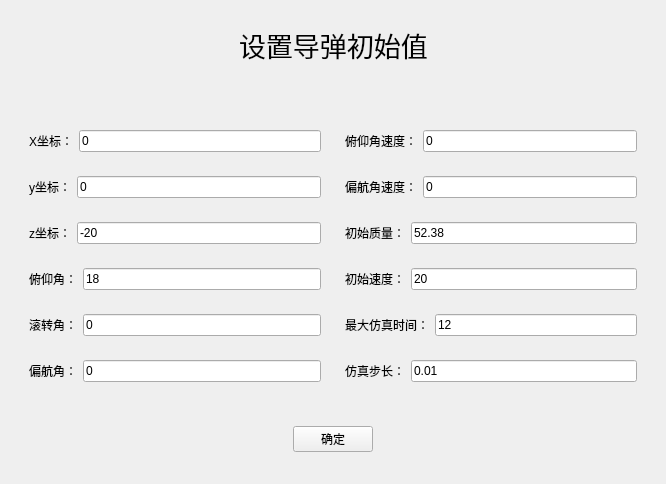
<?xml version="1.0" encoding="UTF-8"?>
<ui version="4.0">
 <class>SetInitData</class>
 <widget class="QWidget" name="SetInitData">
  <property name="geometry">
   <rect>
    <x>0</x>
    <y>0</y>
    <width>666</width>
    <height>484</height>
   </rect>
  </property>
  <property name="windowTitle">
   <string>Form</string>
  </property>
  <layout class="QGridLayout" name="gridLayout_2">
   <item row="3" column="0">
    <widget class="QWidget" name="widget_15" native="true">
     <layout class="QHBoxLayout" name="horizontalLayout_14">
      <item>
       <spacer name="horizontalSpacer_3">
        <property name="orientation">
         <enum>Qt::Horizontal</enum>
        </property>
        <property name="sizeHint" stdset="0">
         <size>
          <width>40</width>
          <height>20</height>
         </size>
        </property>
       </spacer>
      </item>
      <item>
       <widget class="QPushButton" name="pushButton">
        <property name="text">
         <string>确定</string>
        </property>
       </widget>
      </item>
      <item>
       <spacer name="horizontalSpacer_4">
        <property name="orientation">
         <enum>Qt::Horizontal</enum>
        </property>
        <property name="sizeHint" stdset="0">
         <size>
          <width>40</width>
          <height>20</height>
         </size>
        </property>
       </spacer>
      </item>
     </layout>
    </widget>
   </item>
   <item row="0" column="0">
    <widget class="QWidget" name="widget_14" native="true">
     <layout class="QHBoxLayout" name="horizontalLayout_13">
      <item>
       <spacer name="horizontalSpacer">
        <property name="orientation">
         <enum>Qt::Horizontal</enum>
        </property>
        <property name="sizeHint" stdset="0">
         <size>
          <width>40</width>
          <height>20</height>
         </size>
        </property>
       </spacer>
      </item>
      <item>
       <widget class="QLabel" name="label">
        <property name="sizePolicy">
         <sizepolicy hsizetype="Preferred" vsizetype="Preferred">
          <horstretch>0</horstretch>
          <verstretch>0</verstretch>
         </sizepolicy>
        </property>
        <property name="font">
         <font>
          <pointsize>20</pointsize>
         </font>
        </property>
        <property name="text">
         <string>设置导弹初始值</string>
        </property>
       </widget>
      </item>
      <item>
       <spacer name="horizontalSpacer_2">
        <property name="orientation">
         <enum>Qt::Horizontal</enum>
        </property>
        <property name="sizeHint" stdset="0">
         <size>
          <width>40</width>
          <height>20</height>
         </size>
        </property>
       </spacer>
      </item>
     </layout>
    </widget>
   </item>
   <item row="1" column="0">
    <spacer name="verticalSpacer">
     <property name="orientation">
      <enum>Qt::Vertical</enum>
     </property>
     <property name="sizeType">
      <enum>QSizePolicy::Fixed</enum>
     </property>
     <property name="sizeHint" stdset="0">
      <size>
       <width>20</width>
       <height>28</height>
      </size>
     </property>
    </spacer>
   </item>
   <item row="2" column="0">
    <widget class="QWidget" name="widget_13" native="true">
     <layout class="QGridLayout" name="gridLayout">
      <item row="0" column="0">
       <widget class="QWidget" name="widget_4" native="true">
        <layout class="QHBoxLayout" name="horizontalLayout_4">
         <item>
          <widget class="QLabel" name="label_5">
           <property name="text">
            <string>X坐标：</string>
           </property>
          </widget>
         </item>
         <item>
          <widget class="QLineEdit" name="lineEdit_4">
           <property name="text">
            <string>0</string>
           </property>
          </widget>
         </item>
        </layout>
       </widget>
      </item>
      <item row="0" column="1">
       <widget class="QWidget" name="widget_6" native="true">
        <layout class="QHBoxLayout" name="horizontalLayout_6">
         <item>
          <widget class="QLabel" name="label_7">
           <property name="text">
            <string>俯仰角速度：</string>
           </property>
          </widget>
         </item>
         <item>
          <widget class="QLineEdit" name="lineEdit_6">
           <property name="text">
            <string>0</string>
           </property>
          </widget>
         </item>
        </layout>
       </widget>
      </item>
      <item row="1" column="0">
       <widget class="QWidget" name="widget" native="true">
        <layout class="QHBoxLayout" name="horizontalLayout">
         <item>
          <widget class="QLabel" name="label_2">
           <property name="text">
            <string>y坐标：</string>
           </property>
          </widget>
         </item>
         <item>
          <widget class="QLineEdit" name="lineEdit">
           <property name="text">
            <string>0</string>
           </property>
          </widget>
         </item>
        </layout>
       </widget>
      </item>
      <item row="1" column="1">
       <widget class="QWidget" name="widget_5" native="true">
        <layout class="QHBoxLayout" name="horizontalLayout_5">
         <item>
          <widget class="QLabel" name="label_6">
           <property name="text">
            <string>偏航角速度：</string>
           </property>
          </widget>
         </item>
         <item>
          <widget class="QLineEdit" name="lineEdit_5">
           <property name="text">
            <string>0</string>
           </property>
          </widget>
         </item>
        </layout>
       </widget>
      </item>
      <item row="2" column="0">
       <widget class="QWidget" name="widget_3" native="true">
        <layout class="QHBoxLayout" name="horizontalLayout_3">
         <item>
          <widget class="QLabel" name="label_4">
           <property name="text">
            <string>z坐标：</string>
           </property>
          </widget>
         </item>
         <item>
          <widget class="QLineEdit" name="lineEdit_3">
           <property name="text">
            <string>-20</string>
           </property>
          </widget>
         </item>
        </layout>
       </widget>
      </item>
      <item row="2" column="1">
       <widget class="QWidget" name="widget_8" native="true">
        <layout class="QHBoxLayout" name="horizontalLayout_8">
         <item>
          <widget class="QLabel" name="label_9">
           <property name="text">
            <string>初始质量：</string>
           </property>
          </widget>
         </item>
         <item>
          <widget class="QLineEdit" name="lineEdit_8">
           <property name="text">
            <string>52.38</string>
           </property>
          </widget>
         </item>
        </layout>
       </widget>
      </item>
      <item row="3" column="0">
       <widget class="QWidget" name="widget_2" native="true">
        <layout class="QHBoxLayout" name="horizontalLayout_2">
         <item>
          <widget class="QLabel" name="label_3">
           <property name="text">
            <string>俯仰角：</string>
           </property>
          </widget>
         </item>
         <item>
          <widget class="QLineEdit" name="lineEdit_2">
           <property name="text">
            <string>18</string>
           </property>
          </widget>
         </item>
        </layout>
       </widget>
      </item>
      <item row="3" column="1">
       <widget class="QWidget" name="widget_11" native="true">
        <layout class="QHBoxLayout" name="horizontalLayout_11">
         <item>
          <widget class="QLabel" name="label_12">
           <property name="text">
            <string>初始速度：</string>
           </property>
          </widget>
         </item>
         <item>
          <widget class="QLineEdit" name="lineEdit_11">
           <property name="text">
            <string>20</string>
           </property>
          </widget>
         </item>
        </layout>
       </widget>
      </item>
      <item row="4" column="0">
       <widget class="QWidget" name="widget_10" native="true">
        <layout class="QHBoxLayout" name="horizontalLayout_10">
         <item>
          <widget class="QLabel" name="label_11">
           <property name="text">
            <string>滚转角：</string>
           </property>
          </widget>
         </item>
         <item>
          <widget class="QLineEdit" name="lineEdit_10">
           <property name="text">
            <string>0</string>
           </property>
          </widget>
         </item>
        </layout>
       </widget>
      </item>
      <item row="4" column="1">
       <widget class="QWidget" name="widget_12" native="true">
        <layout class="QHBoxLayout" name="horizontalLayout_12">
         <item>
          <widget class="QLabel" name="label_13">
           <property name="text">
            <string>最大仿真时间：</string>
           </property>
          </widget>
         </item>
         <item>
          <widget class="QLineEdit" name="lineEdit_12">
           <property name="text">
            <string>12</string>
           </property>
          </widget>
         </item>
        </layout>
       </widget>
      </item>
      <item row="5" column="0">
       <widget class="QWidget" name="widget_9" native="true">
        <layout class="QHBoxLayout" name="horizontalLayout_9">
         <item>
          <widget class="QLabel" name="label_10">
           <property name="text">
            <string>偏航角：</string>
           </property>
          </widget>
         </item>
         <item>
          <widget class="QLineEdit" name="lineEdit_9">
           <property name="text">
            <string>0</string>
           </property>
          </widget>
         </item>
        </layout>
       </widget>
      </item>
      <item row="5" column="1">
       <widget class="QWidget" name="widget_7" native="true">
        <layout class="QHBoxLayout" name="horizontalLayout_7">
         <item>
          <widget class="QLabel" name="label_8">
           <property name="text">
            <string>仿真步长：</string>
           </property>
          </widget>
         </item>
         <item>
          <widget class="QLineEdit" name="lineEdit_7">
           <property name="text">
            <string>0.01</string>
           </property>
          </widget>
         </item>
        </layout>
       </widget>
      </item>
     </layout>
    </widget>
   </item>
  </layout>
 </widget>
 <resources/>
 <connections/>
</ui>
